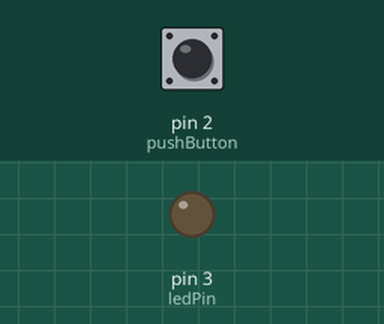
A sketch run on a simulated Arduino Uno, built with avr-gcc and run on an emulated ATmega328P. On the bench: output pins drawn as LEDs (lit = HIGH). The inputs (shaded band) are chosen by the test bench; at power-on: pin 2 (pushButton) HIGH. What the sketch prints to the serial monitor is not drawn.

Above: at 1.2 s.
1.3 s: pin 2 (pushButton) pulled LOW for 0.15 s
At 1.37 s:
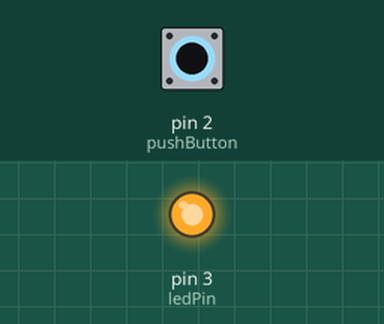
2.9 s: pin 2 (pushButton) pulled LOW for 3.2 s
At 7.0 s:
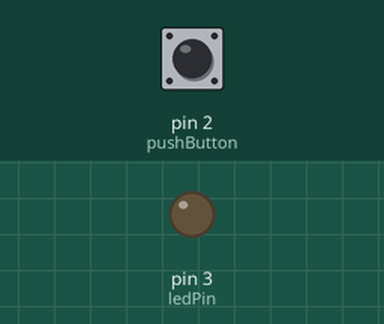
Timing chart, 0 to 8.5 s (numbered marks = the images above; inputs shaded):
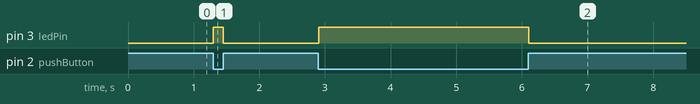

Measured:
- after the input at 1.3 s, pin 3 (ledPin): LOW → HIGH at once, → LOW 0.15 s later
- after the input at 2.9 s, pin 3 (ledPin): LOW → HIGH at once, → LOW 3.2 s later

The sketch:

Button_1.ino
```cpp
const int pushButton = 2;
const int ledPin = 3;
bool buttonState = LOW;
bool ledState = LOW;

void setup() {
  pinMode(pushButton,INPUT_PULLUP);
  pinMode(ledPin,OUTPUT);
  Serial.begin(9600);

}

void loop() {
  buttonState = digitalRead(pushButton);
  ledState = !buttonState;
  digitalWrite(ledPin,ledState);
  Serial.println(buttonState);

}
```
